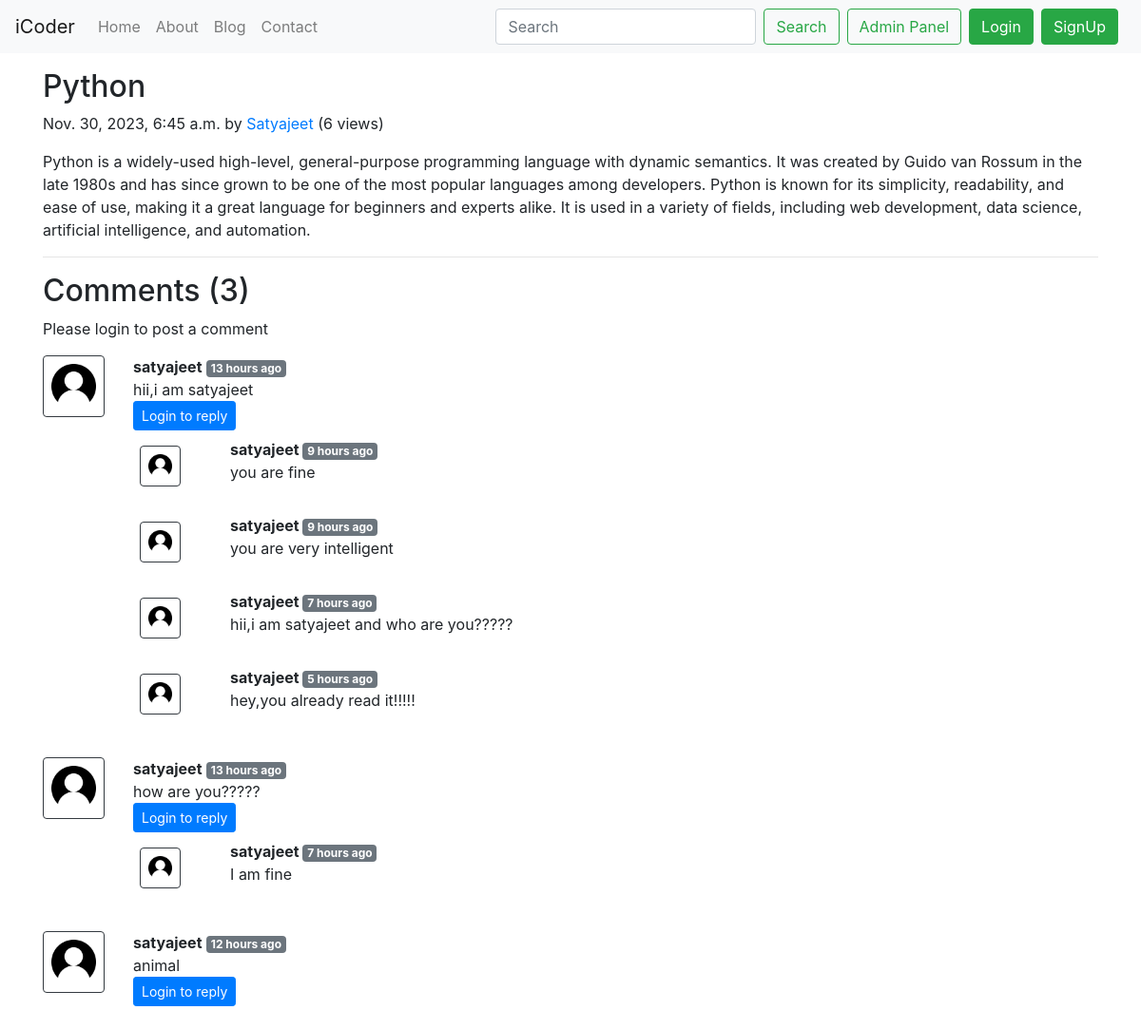
/blog/first-post, run on the app's committed database.
### blog/models.py (models this page shows, shortened)
class Post(models.Model):
    sno=models.AutoField(primary_key=True)
    title=models.CharField(max_length=255)
    author=models.CharField(max_length=14)
    slug=models.CharField(max_length=130)
    timeStamp=models.DateTimeField(blank=True)
    content=models.TextField()
    views= models.IntegerField(default=0)

class BlogComment(models.Model):
    sno= models.AutoField(primary_key=True)
    comment=models.TextField()
    user=models.ForeignKey(User, on_delete=models.CASCADE)
    post=models.ForeignKey(Post, on_delete=models.CASCADE)
    parent=models.ForeignKey('self',on_delete=models.CASCADE, null=True )
    timestamp= models.DateTimeField(default=now)

### blog/views.py (the view)
# urls.py: path('<str:slug>', views.blogPost, name="blogpost"),
def blogPost(request, slug):
    post=Post.objects.filter(slug=slug).first()
    post.views= post.views +1
    post.save()
    comments= BlogComment.objects.filter(post=post,parent=None)
    replies= BlogComment.objects.filter(post=post).exclude(parent=None)
    replyDict={}
    for reply in replies:
        if reply.parent.sno not in replyDict.keys():
            replyDict[reply.parent.sno]=[reply]
        else:
            replyDict[reply.parent.sno].append(reply)
    context={'post':post, 'comments': comments, 'user': request.user, 'replyDict': replyDict}
    return render(request,'blog/blogPost.html',context)

### blog/templatetags/extras.py (called while the page is built)
@register.filter(name='get_val')
def get_val(dict, key):
    return dict.get(key)

### templates/blog/blogPost.html (shortened to what this page needs)
{% extends 'base.html' %}
{% block body %}
{% load humanize %}
{% load extras %}
<div class="container my-3">
    <h2 class="blog-post-title">{{post.title}}</h2>
    <p class="blog-post-meta">{{post.timeStamp}} by <a href="/about">{{post.author}}</a> (<span>{{post.views}} views</span>)</p>
    <p>{{post.content|safe}}</p>
    <hr>
</div>
<div class="container">
    <h2>Comments ({{comments.count}})</h2>
    <div class="my-2">
        {% if user.is_authenticated %}
        <form action="/blog/postComment" method="post">
            {% csrf_token %}
            <div class="form-group">
                <label for="exampleInputEmail1">Post Comment </label>
                <input type="text" class="form-control" name="comment" placeholder="Enter comment here">
            </div>
            <input type="hidden" name="postSno" value="{{post.sno}}">
            <input type="hidden" name="parentSno" value="">
            <button type="submit" class="btn btn-primary">Submit</button>
        </form>
        {% else %}
        Please login to post a comment
        {% endif %}
    </div>
    {% for comment in comments %}
    <div class="row my-3">
        <div class="col-md-1  ">
            <img class="rounded mx-auto d-block w-100 border border-dark p-2" src="/static/img/user.png" alt="user">
        </div>
        <div class="col-md-11 ">
            <b>{{comment.user.username}}</b>
            <span class="badge badge-secondary">{{comment.timestamp|naturaltime}}</span>
            <div> {{comment.comment}} </div>
            <div class="reply mx-0">
                {% if user.is_authenticated %}
                <button class="btn btn-sm btn-primary" type="button" data-toggle="collapse"
                    data-target="#replyBox{{comment.sno}}" aria-expanded="false"
                    aria-controls="replyBox{{comment.sno}}">
                    Reply
                </button>
                <div class="collapse" id="replyBox{{comment.sno}}">
                    <div class="card card-body my-2">
                        <form action="/blog/postComment" method="post">
                            {% csrf_token %}
                            <div class="form-group">
                                <label for="comment">Post a reply </label>
                                <input type="text" class="form-control" name="comment" placeholder="Enter comment here">
                                <input type="hidden" name="parentSno" value="{{comment.sno}}">
                            </div>
                            <input type="hidden" name="postSno" value="{{post.sno}}">
                            <button type="submit" class="btn btn-primary">Submit</button>
                        </form>
                    </div>
                </div>
                {% else %}
                <button class="btn btn-sm btn-primary" type="button" data-toggle="collapse"
                    data-target="#replyBox{{comment.sno}}" aria-expanded="false"
                    aria-controls="replyBox{{comment.sno}}">
                    Login to reply
                </button>
                {% endif %}
                <div class="replies my-2">
                    {% for reply in replyDict|get_val:comment.sno %}
                    <div class="row my-2">
                        <div class="col-md-1"><img class="rounded mx-auto d-block w-75 my-2 border border-dark p-2"
                                src="/static/img/user.png" alt="user">
                        </div>
                        <div class="col-md-11">
                            <div class="col-md-11">
                                <b> {{reply.user.username}} </b>
                                <span class="badge badge-secondary ">{{reply.timestamp|naturaltime}}</span>
                                <div>{{reply.comment}}</div>
                            </div>
                            <br>
                        </div>
                    </div>
                    {% endfor %}
                </div>
            </div>
        </div>
    </div>
    {% endfor %}
</div>
{% endblock %}

### templates/base.html (shortened to what this page needs)
<!DOCTYPE html>
<html lang="en">
<head>
    <link rel="stylesheet" href="https://stackpath.bootstrapcdn.com/bootstrap/4.5.2/css/bootstrap.min.css"
 />
</head>
<body>
    <nav class="navbar navbar-expand-lg navbar-light bg-light">
        <a class="navbar-brand" href="/">iCoder</a>
        <div class="collapse navbar-collapse" id="navbarSupportedContent">
            <ul class="navbar-nav mr-auto">
                <li class="nav-item {% block homeactive %} {% endblock homeactive %}">
                    <a class="nav-link" href="/">Home <span class="sr-only">(current)</span></a>
                </li>
                <li class="nav-item {% block aboutactive %} {% endblock aboutactive %}">
                    <a class="nav-link" href="/about">About</a>
                </li>
                <li class="nav-item {% block blogactive %} {% endblock blogactive %}">
                    <a class="nav-link" href="/blog">Blog</a>
                </li>
                <li class="nav-item {% block contactactive %} {% endblock contactactive %}">
                    <a class="nav-link" href="/contact">Contact</a>
                </li>
            </ul>
            <div class="ml-auto form-inline ">
                <form method="get" action="/search" class="form-inline my-2 my-lg-0">
                    <input class="form-control mr-sm-2" type="search" placeholder="Search" aria-label="Search"
                        name="query" id="query" />
                    <button class="btn btn-outline-success my-2 my-sm-0" type="submit">
                        Search
                    </button>
                    <a href="/admin" role="button" target="_blank" class="btn btn-outline-success m-2 my-sm-0">Admin
                        Panel</a>
                </form>
                {% if user.is_authenticated %}
                <ul class="navbar-nav mr-2">
                    <li class="nav-item dropdown">
                        <a class="nav-link dropdown-toggle" href='#' id="navbarDropdown" role="button"
                            data-toggle="dropdown"> Welcome {{request.user}}</a>
                        <div class="dropdown-menu" aria-labelledby="navbarDropdown">
                            <a class="dropdown-item" href="/logout">Logout</a>
                        </div>
                    </li>
                </ul>
                {% else %}
                <button type="button" class="btn btn-success mr-2" data-toggle="modal" data-target="#loginModal">
                    Login
                </button>
                <button type="button" class="btn btn-success mr-2" data-toggle="modal" data-target="#signupModal">
                    SignUp
                </button>
                {% endif %}
            </div>
        </div>
    </nav>
    {% block body %} {% endblock body %}
</body>
</html>

### data on the page
Post: title "Python", timeStamp "Nov. 30, 2023, 6:45 a.m.", author "Satyajeet", views "6", content "Python is a widely-used high-level, general-purpose programming language with dynamic semantics. It was created by Guido van Rossum in the late 1980s and has since grown to be one of the most popular languages among developers. Python is known for its simplicity, readability, and ease of use, making it a great language for beginners and experts alike. It is used in a variety of fields, including web development, data science, artificial intelligence, and automation."
BlogComment: user.username "satyajeet", timestamp "13 hours ago", comment "hii,i am satyajeet"
BlogComment: user.username "satyajeet", timestamp "9 hours ago", comment "you are fine"
BlogComment: user.username "satyajeet", timestamp "9 hours ago", comment "you are very intelligent"
BlogComment: user.username "satyajeet", timestamp "7 hours ago", comment "hii,i am satyajeet and who are you?????"
BlogComment: user.username "satyajeet", timestamp "5 hours ago", comment "hey,you already read it!!!!!"
BlogComment: user.username "satyajeet", timestamp "13 hours ago", comment "how are you?????"
BlogComment: user.username "satyajeet", timestamp "7 hours ago", comment "I am fine"
BlogComment: user.username "satyajeet", timestamp "12 hours ago", comment "animal"

### other printed values
{{ comments.count }} "3"
